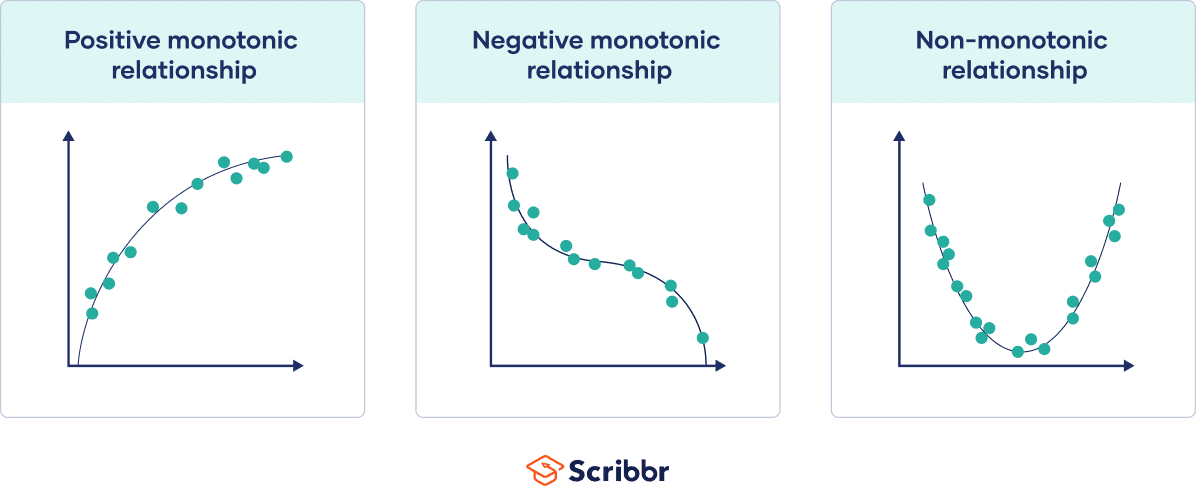
#> input picture Statistics & Probability/Types of Data Relationship/Monotonic/images/monotonic.png, 1196 x 486 px
$ jupyter execute monotonic.ipynb
#> lines starting #> are read from the running program, lines starting #| are printed output that depends on the picture
1. [Monotonic Relationship](#monotonic-relationship)

#### Monotonic Relationship:
- ```not associated``` with ```constant rate of change```
- relationship move only in ```1 direction``` wither forward or backward
- linear relationship and some non linear relationship is a type of monotonic relationship
- it is associated with ```direction``` but ```not magnitude```
    - +ve or -ve monotonic relationship

[cell 1]
from PIL import Image
from IPython.display import display

img = Image.open('images/monotonic.png')
#> img is the input picture: PIL image 1196x486 P; mean R, G, B, A 203.1, 217.3, 210.8, 201.4
new_image = img.resize((700, 300))
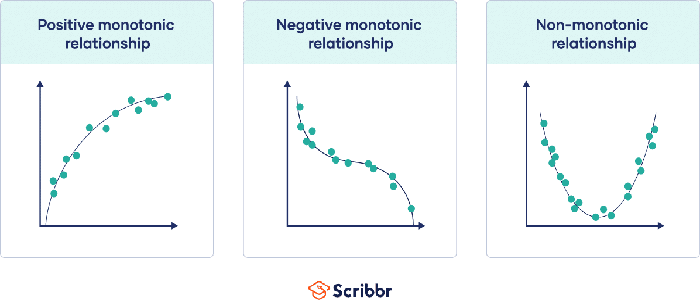
#> new_image: PIL image 700x300 P; mean R, G, B, A 202.6, 216.9, 210.5, 201.6; transparent parts drawn white
display(new_image)

img = Image.open('images/nonlinear.jpg')
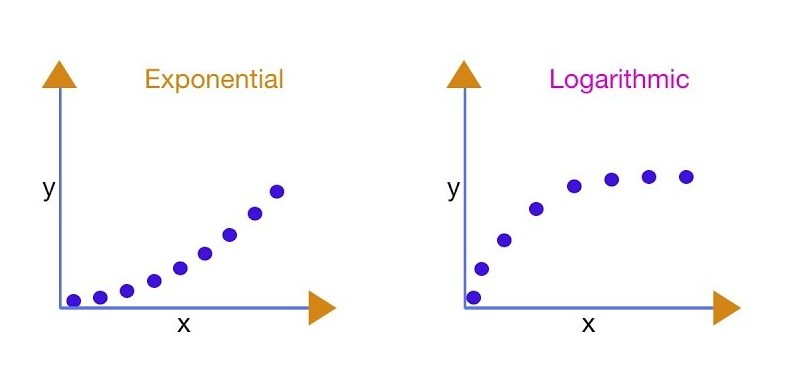
#> input picture Statistics & Probability/Types of Data Relationship/Monotonic/images/nonlinear.jpg, 812 x 374 px
#> img is the input picture: PIL image 812x374 RGB; mean R, G, B 250.4, 249.3, 250.6
new_image = img.resize((530, 250))
#> new_image: PIL image 530x250 RGB
display(new_image)
